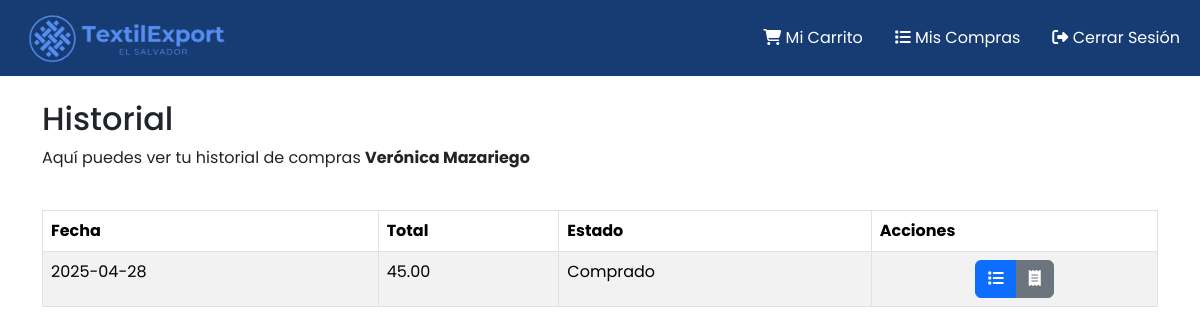
The page /public/ventas/historial (signed in) on the database its author committed.
### tables this page shows
CREATE TABLE `ventas` (
  `id` int(11) NOT NULL,
  `cliente_id` int(11) DEFAULT NULL,
  `fecha` date DEFAULT current_timestamp(),
  `total` decimal(10,2) NOT NULL,
  `estado` tinyint(1) NOT NULL DEFAULT 0
);

### Controllers/Public/VentasController.php (called while the page is built, shortened)
<?php
require_once 'Models/VentasModel.php';
class PublicVentasController extends Controller
{
    private $model;
    function __construct()
    {
        $this->model = new VentasModel();
    }
    function historial()
    {
        $data = [];
        $data['historial'] = $this->model->getHistorialCompras();
        $this->render("Public/HistorialView.php", $data);
    }
}

### index.php (called while the page is built, shortened)
<?php
include_once 'Controllers/Admin/VentasController.php';
include_once 'Controllers/Public/VentasController.php';
$url = $_SERVER['REQUEST_URI'];
$slices = explode('/', $url);
if (empty($slices[1]) || strtolower($slices[1]) == "public") {
    $defaultMethod = "Index";
} else if (strtolower($slices[1]) == "admin") {
    $default = "Usuarios";
    if (empty($slices[2])) {
        $defaultMethod = "Login";
    } else {
        $defaultMethod = "Index";
    }
}
$method = empty($slices[3]) ? $defaultMethod : $slices[3];
$params = empty($slices[4]) ? [] : array_slice($slices, 4);
$cont = new $controller;
$cont->$method($params);

### Models/Model.php (called while the page is built, shortened)
<?php
abstract class Model
{
    private $host = "localhost";
    private $user = "root";
    private $password = '';
    private $bd_name = 'textil_export';
    protected $conn;
    protected function open_db()
    {
        try {
            $this->conn = new PDO("mysql:host=$this->host;dbname=$this->bd_name;charset=utf8", $this->user, $this->password);
        } catch (PDOException $e) {
            echo "Error: " . $e->getMessage();
        }
    }
    protected function close_db()
    {
        $this->conn = null;
    }
    protected function get_rows($query, $params = array())
    {
        try {
            $stm = $this->conn->prepare($query);
            $stm->execute($params);
            while ($rows[] = $stm->fetch(PDO::FETCH_ASSOC));
            array_pop($rows);
            return $rows;
        } catch (PDOException $e) {
            $this->close_db();
            return [];
        }
    }
}

### Models/VentasModel.php (called while the page is built, shortened)
<?php
require_once 'Model.php';
class VentasModel extends Model
{
    public function getHistorialCompras()
    {
        $query = "SELECT * FROM ventas
                  WHERE cliente_id = :cliente_id AND estado = 1
                  ORDER BY fecha DESC";
        return $this->get_rows($query, [':cliente_id' => $_SESSION['cliente_id']]);
    }
}

### Views/Public/HistorialView.php (the view, shortened to what this page needs)
<?php include_once 'Headers.php'; ?>
<body>
    <?php include_once 'Menu.php'; ?>
    <div class="container mt-4">
        <div class="row mb-3">
            <div class="col-12">
                <?php if (isset($_SESSION['cliente_nombre'])): ?>
                    <h2>Historial </strong></h2>
                    <p>Aquí puedes ver tu historial de compras <strong> <?= $_SESSION['cliente_nombre'] ?> </strong></p>
                <?php endif; ?>
            </div>
        </div>
        <?php if (!empty($historial)): ?>
            <div class="table-responsive mt-4">
                <table class="table table-bordered table-striped">
                    <thead>
                        <tr>
                            <th>Fecha</th>
                            <th>Total</th>
                            <th>Estado</th>
                            <th>Acciones</th>
                        </tr>
                    </thead>
                    <tbody>
                        <?php
                        foreach ($historial as $compra) {
                        ?>
                            <tr>
                                <td><?php echo $compra['fecha'] ?></td>
                                <td><?php echo $compra['total'] ?></td>
                                <td><?php echo $compra['estado'] ? 'Comprado' : 'En carrito' ?></td>
                                <td class="text-center">
                                    <div class="btn-group">
                                        <a href="ventas/detalle/<?php echo $compra['id'] ?>" class="btn btn-primary"><i class="fa-solid fa-list"></i></a>
                                        <a href="ventas/comprobante/<?php echo $compra['id'] ?>" class="btn btn-secondary"><i class="fa-solid fa-receipt"></i></a>
                                    </div>
                                </td>
                            </tr>
                        <?php
                        }
                        ?>
                    </tbody>
                </table>
            </div>
        <?php endif; ?>
    </div>
    <?php include_once 'Toast.php'; ?>
</body>
</html>

### Static/Style/PublicStyle.css (style rules this page uses)
* { margin: 0; padding: 0; box-sizing: border-box; }
body { font-family: 'Poppins', sans-serif; }

### rows shown on the page
ventas: fecha "2025-04-28", total "45.00", estado "Comprado"

### other values the page prints
$_SESSION['cliente_nombre'] "Verónica Mazariego"
